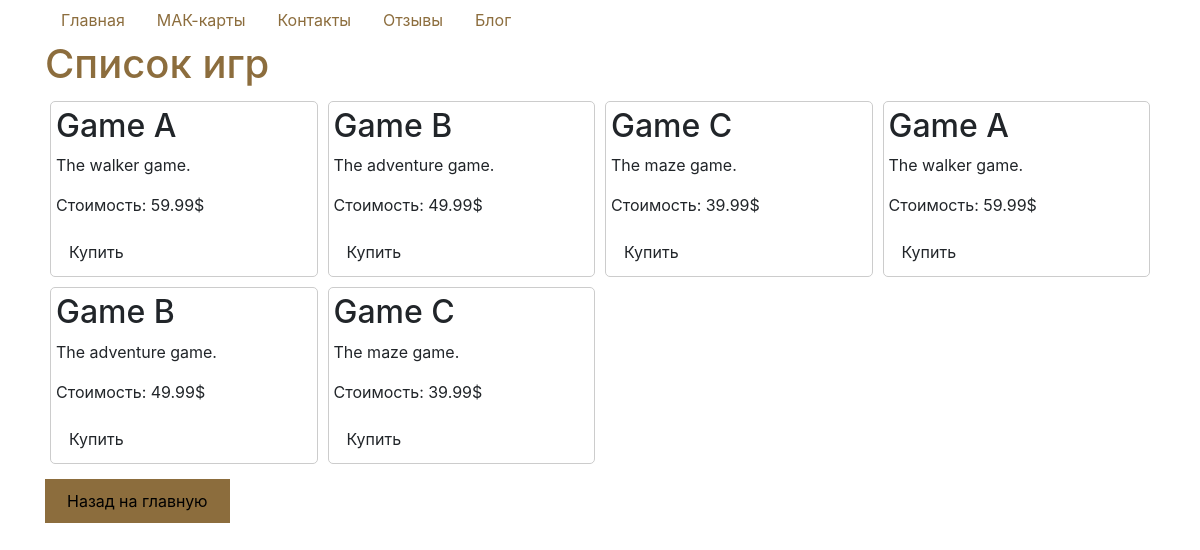
Screenshot of /home/games/ with the database file from the repository.
### task1/models.py (models this page shows, shortened)
class Game(models.Model):
    objects = None
    title = models.CharField(max_length=200)
    cost = models.DecimalField(max_digits=10, decimal_places=2)
    size = models.DecimalField(max_digits=10, decimal_places=2)
    description = models.TextField()
    age_limited = models.BooleanField(default=False)
    buyers = models.ManyToManyField(Buyer, related_name='games')

### task1/views.py (the view)
# urls.py: path('home/games/', game_list, name='game_list'),
def game_list(request):
    games = Game.objects.all()
    return render(request, 'fourth_task/game_list.html', {'games': games})

### templates/fourth_task/game_list.html (shortened to what this page needs)
{% extends 'fourth_task/menu.html' %}
{% block content %}
    <h1>Список игр</h1>
    <div class="game-list">
        {% for game in games %}
            <div class="game-item">
                <h2>{{ game.title }}</h2>
                <p>{{ game.description }}</p>
                <p>Стоимость: {{ game.cost }}$</p>
                <button class="btn game-btn">Купить</button>
            </div>
        {% empty %}
            <p>Нет доступных игр.</p>
        {% endfor %}
    </div>
    <a class="btn-back" href="{% url 'home' %}">Назад на главную</a>
{% endblock %}

### templates/fourth_task/menu.html (shortened to what this page needs)
{% load static %}
<!DOCTYPE html>
<html lang="ru">
<head>
    <link rel="stylesheet" href="{% static 'style/styles.css' %}">
    <link rel="stylesheet" href="https://stackpath.bootstrapcdn.com/bootstrap/4.5.2/css/bootstrap.min.css">
</head>
<body>
    <div class="container">
        <nav>
            <ul class="nav">
                <li class="nav-item"><a class="nav-link" href="{% url 'home' %}">Главная</a></li>
                <li class="nav-item"><a class="nav-link" href="{% url 'cards' %}">МАК-карты</a></li>
                <li class="nav-item"><a class="nav-link" href="{% url 'contact' %}">Контакты</a></li>
                <li class="nav-item"><a class="nav-link" href="{% url 'testimonials' %}">Отзывы</a></li>
                <li class="nav-item"><a class="nav-link" href="{% url 'blog' %}">Блог</a></li>
            </ul>
        </nav>
        <div>
        <div>
            {% block content %}{% endblock %}
        </div>
    </div>
</body>
</html>

### static/style/styles.css (style rules this page uses)
body { background-color: silver; font-family: Arial, sans-serif; }
.nav { margin-bottom: 20px; }
h1 { color: #8c6d3d; }
.nav-link { color: #8c6d3d; }
.btn-back { background-color: #8c6d3d; color: black; border: 2px solid #8c6d3d; padding: 10px 20px; text-decoration: none; position: relative; top: 20px; }
.game-list { display: flex; flex-wrap: wrap; position: relative; }
.game-item { border: 1px solid #ccc; border-radius: 5px; padding: 5px; margin: 5px; width: calc(25% - 10px); box-sizing: border-box; }
.game-btn { background-color: #8c6d3d; border: 2px solid #8c6d3d; color: black; padding: 10px 20px; text-decoration: none; }

### rows the page displays
Game: title "Game A", description "The walker game.", cost "59.99"
Game: title "Game B", description "The adventure game.", cost "49.99"
Game: title "Game C", description "The maze game.", cost "39.99"
Game: title "Game A", description "The walker game.", cost "59.99"
Game: title "Game B", description "The adventure game.", cost "49.99"
Game: title "Game C", description "The maze game.", cost "39.99"
